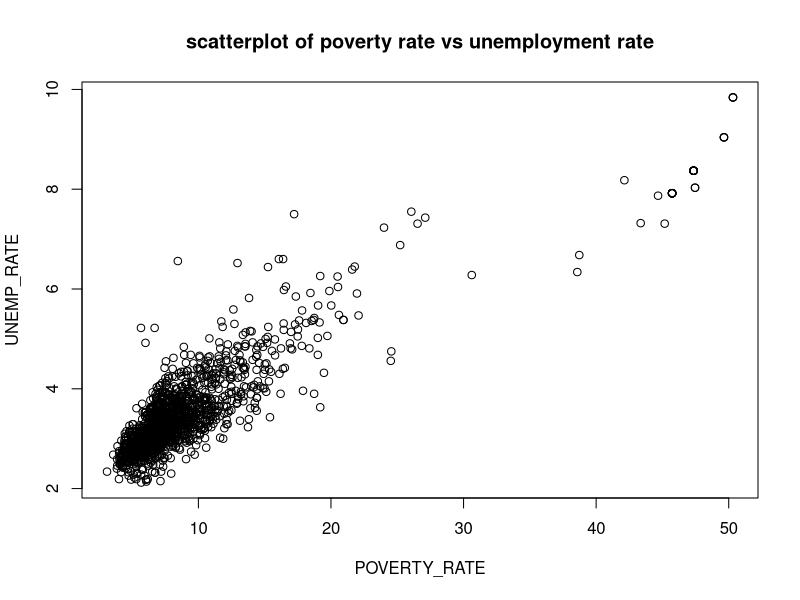
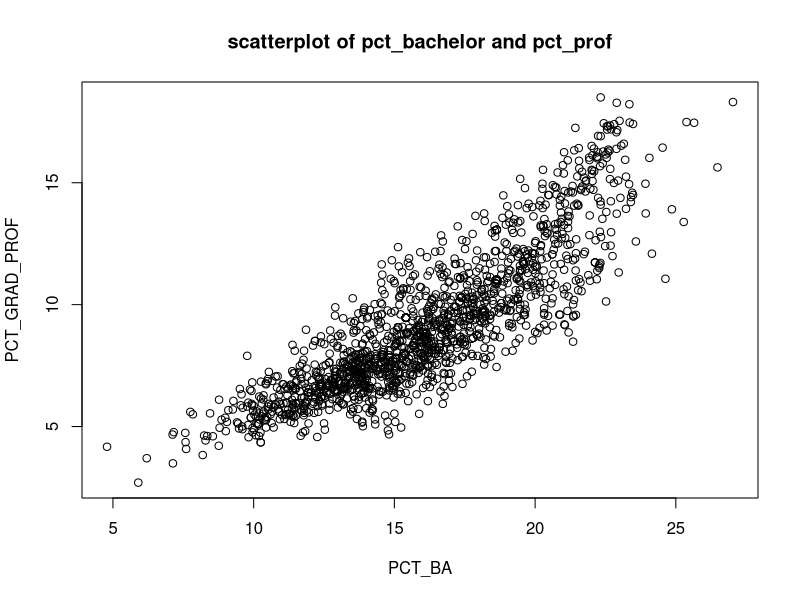
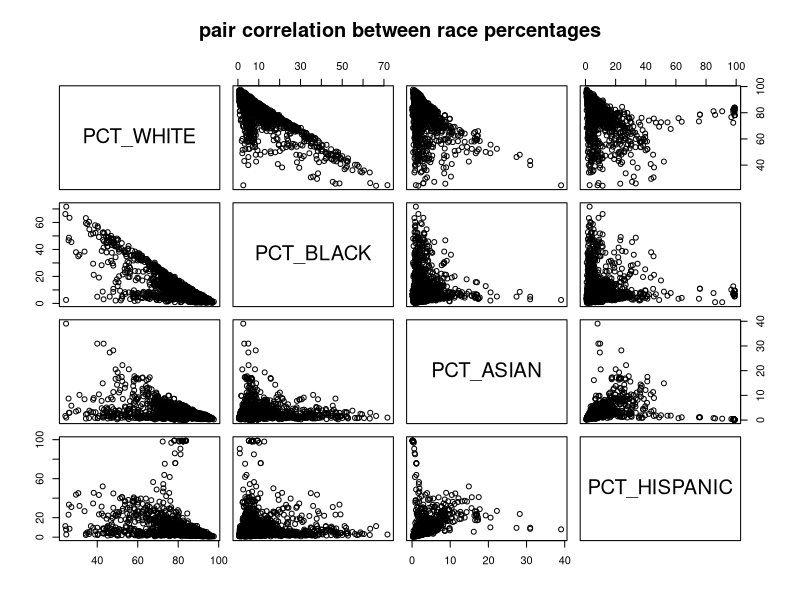
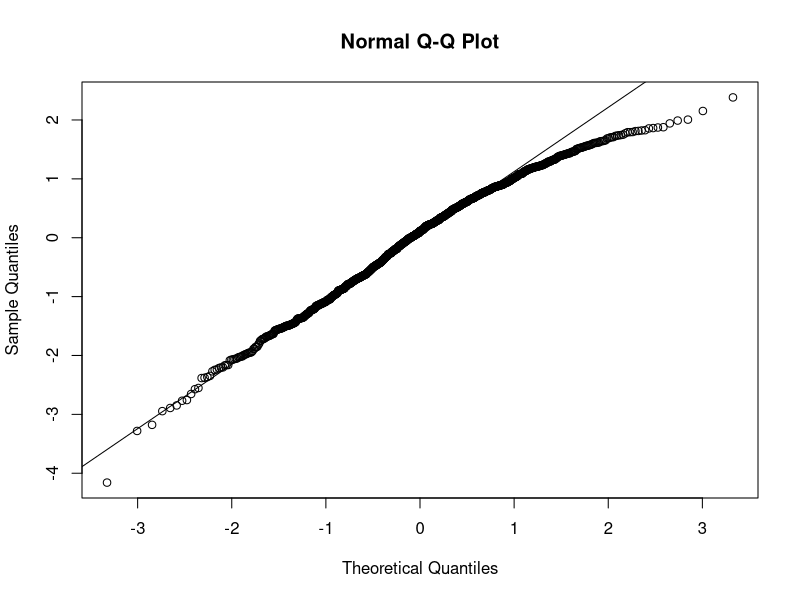
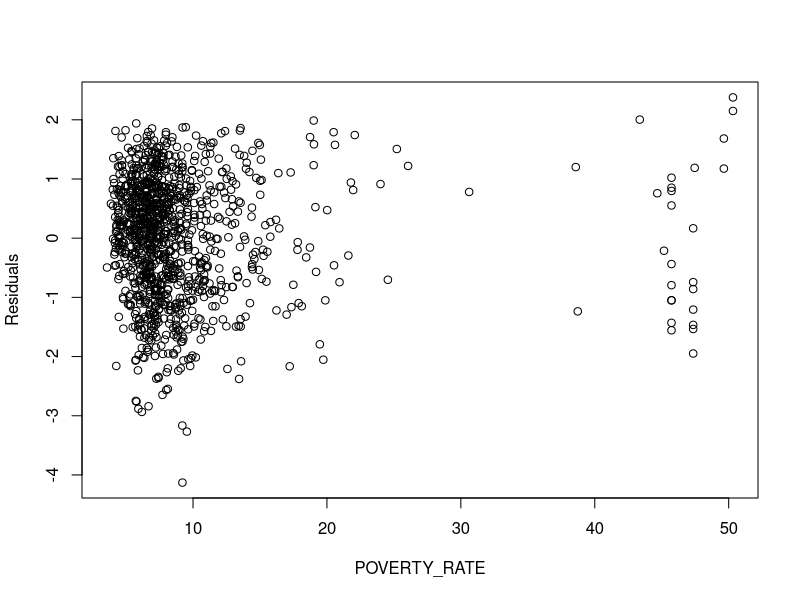

Here is the R script that generated these plots, in order:
## ---- chunk 1
knitr::opts_chunk$set(echo = FALSE)
## ---- chunk 2
adm<-read.csv('admission.csv',header = T)


set.seed(104)
head(adm)
## ---- chunk 3
plot(adm[30:31],main = 'scatterplot of poverty rate vs unemployment rate')
## ---- chunk 4
plot(adm[27:28],main = 'scatterplot of pct_bachelor and pct_prof')
## ---- chunk 5
plot(adm[23:26],main = 'pair correlation between race percentages')
## ---- chunk 6
cor(adm[23:31])
## ---- chunk 7
adm_sel<-adm[,-c(1:4,24,28,31)]
set.seed(2)
sample<-sample.int(n=1508,size=1131,replace=F)
train<-adm_sel[sample,]
test<-adm_sel[-sample,]
ncol(train)
## ---- chunk 8
model_full<-lm(ADM_RATE ~ .,data=train)
summary(model_full)
## ---- chunk 9
library(MASS)
stepAIC(lm(ADM_RATE ~ 1, data=train),
scope=list(upper=lm(ADM_RATE ~ ., data = train)),
direction = "forward", k=2)
stepAIC(lm(ADM_RATE ~ ., data=train),
scope=list(lower=lm(ADM_RATE ~ 1, data = train)),
direction = "backward", k=2)
stepAIC(lm(ADM_RATE ~ 1, data=train),
scope=list(upper=lm(ADM_RATE ~ ., data = train)),
direction = "forward", k=log(nrow(train)))
stepAIC(lm(ADM_RATE ~ ., data=train),
scope=list(lower=lm(ADM_RATE ~ 1, data = train)),
direction = "backward", k=log(nrow(train)))

## ---- chunk 10
stepAIC(lm(ADM_RATE ~ ., data=train), direction = "both", k=2)
stepAIC(lm(ADM_RATE ~ ., data=train), direction = "both", k=log(nrow(train)))
## ---- chunk 11
model1<-lm(formula = ADM_RATE ~ AVGFACSAL + CONTROL + POVERTY_RATE + HBCU + COSTT4_A + NUMBRANCH + FEMALE + PFTFAC + MD_FAMINC + HSI + PCT_BORN_US + REGION, data = train)

model2<-lm(formula = ADM_RATE ~ NUMBRANCH + CONTROL + REGION + TRIBAL +  HSI + COSTT4_A + AVGFACSAL + PFTFAC + PAR_ED_PCT_1STGEN + FEMALE + MD_FAMINC + PCT_WHITE + PCT_HISPANIC + PCT_BA, data = train) 

model3<-lm(formula = ADM_RATE ~ AVGFACSAL + CONTROL + POVERTY_RATE + HBCU + COSTT4_A + NUMBRANCH + FEMALE, data = train) 

model4<-lm(formula = ADM_RATE ~ NUMBRANCH + HSI + COSTT4_A + AVGFACSAL + PFTFAC + FEMALE + MD_FAMINC + PCT_WHITE + PCT_HISPANIC, data = train)

## ---- chunk 12
select_criteria = function(model, n)
{
SSres <- sum(model$residuals^2)
5
Rsq_adj <- summary(model)$adj.r.squared
p <- length(model$coefficients) - 1
AIC <- n*log(SSres/n) + 2*p
AICc <- AIC + (2*(p+2)*(p+3)/(n-p-1))
BIC <- n*log(SSres/n) + (p+2)*log(n)
res <- c(SSres, Rsq_adj, AIC, AICc, BIC,p)
names(res) <- c("SSres", "Rsq_adj", "AIC", "AIC_c", "BIC","p")
return(res)
}
n<-nrow(train)
results<-rbind(select_criteria(model1,n),select_criteria(model2,n),select_criteria(model3,n),select_criteria(model4,n))
results
## ---- chunk 13
install.packages("Metrics")
## ---- chunk 14
library(Metrics)
genError <-function(prediction,actual)
    return(list(MAE = signif(mae(actual,prediction),4),RMSE = signif(rmse(actual,prediction),4)))


model1.pred<-predict(model1,test)
error = genError(model1.pred,test$ADM_RATE)
model1.results<-data.frame(MAE = error$MAE,RMSE = error$RMSE,model = "model1")
model1.results

model2.pred<-predict(model2,test)
error = genError(model2.pred,test$ADM_RATE)
model2.results<-data.frame(MAE = error$MAE,RMSE = error$RMSE,model = "model2")
model2.results


model3.pred<-predict(model3,test)
error = genError(model3.pred,test$ADM_RATE)
model3.results<-data.frame(MAE = error$MAE,RMSE = error$RMSE,model = "model3")
model3.results

model4.pred<-predict(model4,test)
error = genError(model4.pred,test$ADM_RATE)
model4.results<-data.frame(MAE = error$MAE,RMSE = error$RMSE,model = "model4")
model4.results

## ---- chunk 15
qqnorm(rstudent(model3))
qqline(rstudent(model3))
## ---- chunk 16
plot(rstandard(model3) ~ train$POVERTY_RATE,xlab="POVERTY_RATE",ylab="Residuals")
## ---- chunk 17
h <- hatvalues(model3)
threshold <- 2 * (length(model3$coefficients)/nrow(train))
w <- which(h > threshold)


## ---- chunk 18
train_new<-train[-w,]
## ---- chunk 19
model_up<-lm(formula = ADM_RATE ~ AVGFACSAL + CONTROL + POVERTY_RATE + HBCU + COSTT4_A + NUMBRANCH + FEMALE, data = train_new) 
summary(model_up)
## ---- chunk 20
model3_train<-predict(model3,train)
error_train = genError(model3_train,train$ADM_RATE)
model3_train_results<-data.frame(MAE = error_train$MAE,RMSE = error_train$RMSE,model = "model3")
model3_train_results
model3.results
## ---- chunk 21
summary(model3)
